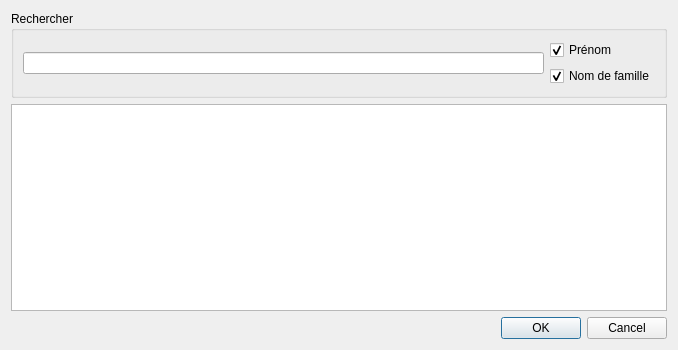
<?xml version="1.0" encoding="UTF-8"?>
<ui version="4.0">
 <class>DiverSearch</class>
 <widget class="QWidget" name="DiverSearch">
  <property name="geometry">
   <rect>
    <x>0</x>
    <y>0</y>
    <width>678</width>
    <height>350</height>
   </rect>
  </property>
  <property name="windowTitle">
   <string>Form</string>
  </property>
  <layout class="QVBoxLayout" name="verticalLayout">
   <item>
    <widget class="QGroupBox" name="gb_search">
     <property name="sizePolicy">
      <sizepolicy hsizetype="Preferred" vsizetype="Maximum">
       <horstretch>0</horstretch>
       <verstretch>0</verstretch>
      </sizepolicy>
     </property>
     <property name="title">
      <string>Rechercher</string>
     </property>
     <layout class="QGridLayout" name="gridLayout">
      <item row="0" column="0" rowspan="2">
       <widget class="QLineEdit" name="le_search"/>
      </item>
      <item row="0" column="1">
       <widget class="QCheckBox" name="cb_search_firstName">
        <property name="text">
         <string>Prénom</string>
        </property>
        <property name="checked">
         <bool>true</bool>
        </property>
       </widget>
      </item>
      <item row="1" column="1">
       <widget class="QCheckBox" name="cb_search_lastName">
        <property name="text">
         <string>Nom de famille</string>
        </property>
        <property name="checked">
         <bool>true</bool>
        </property>
       </widget>
      </item>
     </layout>
    </widget>
   </item>
   <item>
    <widget class="QTableView" name="tv_divers">
     <property name="dragDropMode">
      <enum>QAbstractItemView::DragDrop</enum>
     </property>
     <property name="defaultDropAction">
      <enum>Qt::MoveAction</enum>
     </property>
     <property name="selectionMode">
      <enum>QAbstractItemView::ExtendedSelection</enum>
     </property>
     <property name="selectionBehavior">
      <enum>QAbstractItemView::SelectRows</enum>
     </property>
     <property name="verticalScrollMode">
      <enum>QAbstractItemView::ScrollPerPixel</enum>
     </property>
     <property name="horizontalScrollMode">
      <enum>QAbstractItemView::ScrollPerPixel</enum>
     </property>
     <property name="gridStyle">
      <enum>Qt::SolidLine</enum>
     </property>
     <attribute name="horizontalHeaderCascadingSectionResizes">
      <bool>true</bool>
     </attribute>
     <attribute name="horizontalHeaderHighlightSections">
      <bool>false</bool>
     </attribute>
     <attribute name="horizontalHeaderStretchLastSection">
      <bool>true</bool>
     </attribute>
     <attribute name="verticalHeaderVisible">
      <bool>false</bool>
     </attribute>
     <attribute name="verticalHeaderStretchLastSection">
      <bool>false</bool>
     </attribute>
    </widget>
   </item>
   <item>
    <widget class="QDialogButtonBox" name="buttonBox">
     <property name="standardButtons">
      <set>QDialogButtonBox::Cancel|QDialogButtonBox::Ok</set>
     </property>
     <property name="centerButtons">
      <bool>false</bool>
     </property>
    </widget>
   </item>
  </layout>
 </widget>
 <resources/>
 <connections/>
</ui>
